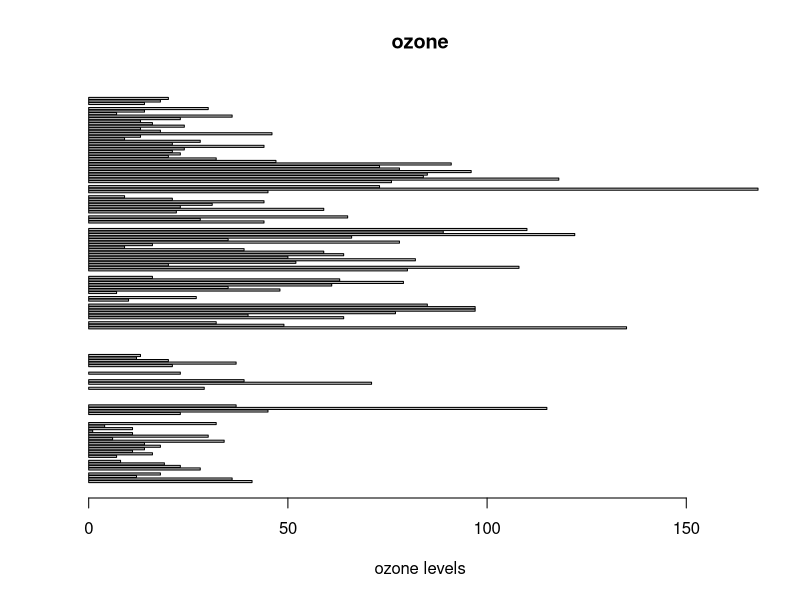
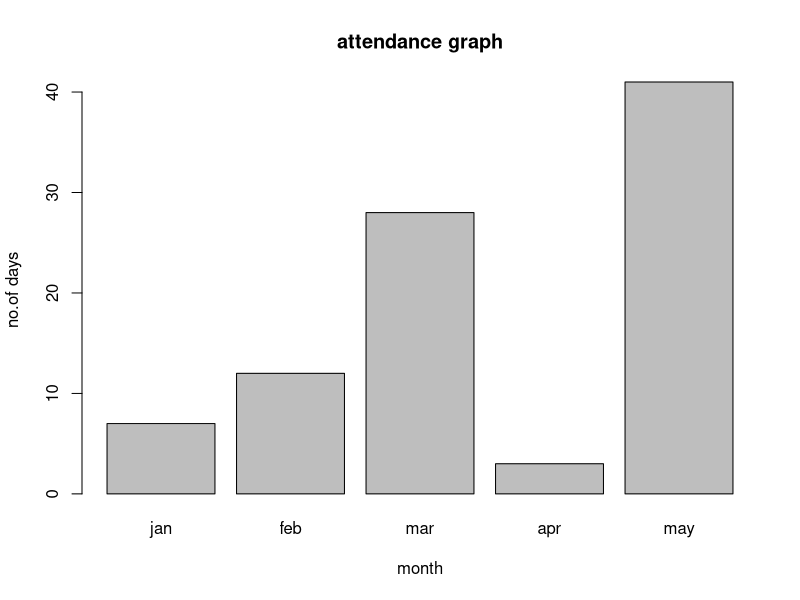

Source code (R) for these figures, in order:
# Create the data for the chart
month <- c('jan','feb','mar','apr','may')
H <- c(7,12,28,3,41)

# Give the chart file a name
png(file="bargraph.png")
# Plot the bar chart 
barplot(H, names.arg=month, main="attendance graph", xlab="month", ylab="no.of days")

# Save the file
dev.off()


barplot(airquality$Ozone, main="ozone", xlab = "ozone levels", horiz = TRUE)